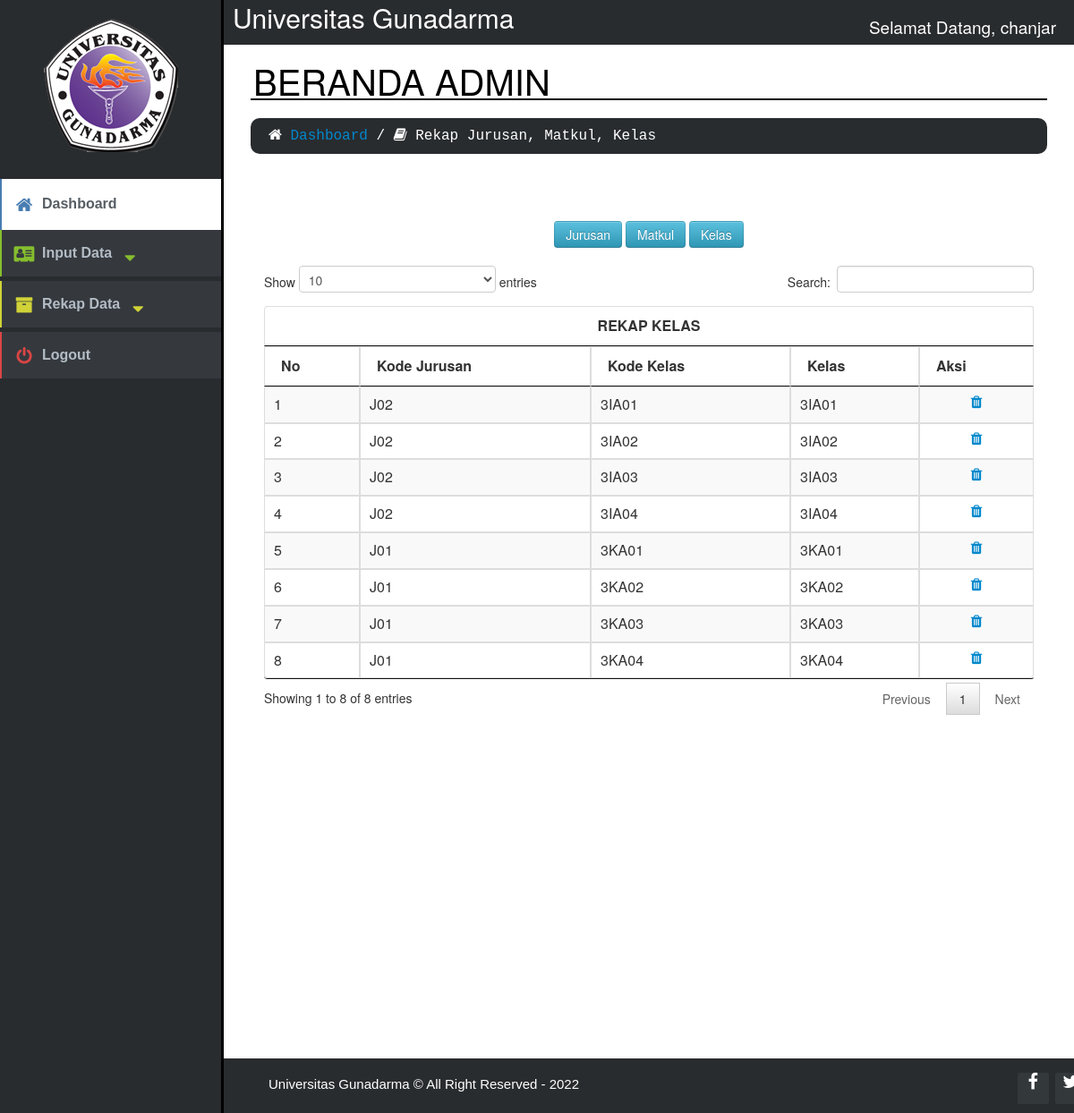
Screenshot of /admin/view_kelas.php (signed in) with the database file from the repository.
### tables this page shows
CREATE TABLE `kelas` (
  `kode_kelas` varchar(10) NOT NULL,
  `kelas` varchar(6) NOT NULL,
  `kode_jurusan` varchar(10) NOT NULL
);

### admin/view_kelas.php (the view, shortened to what this page needs)
<html>
<head>
	<link rel="stylesheet" type="text/css" href="../css/design.css">
	<link rel="stylesheet" type="text/css" href="../css/sidebar-collapse.css">
	<link rel="stylesheet" href="../css/font-awesome.min.css">
	<link href="../css/bootstrap.min.css" rel="stylesheet">
	<link href="assets/css/bootstrap.css" rel="stylesheet" media="screen">
	<link href="assets/css/jquery.dataTables.css" rel="stylesheet" media="screen">
</head>
<body>
	<aside class="sidebar-left-collapse">
		<a class="company-logo"><img src="../assets/images/ug.png"></a>
		<div class="sidebar-links">
			<div class="link-blue selected">
				<a href="admin.php">
					<i class="fa fa-home"></i>Dashboard
				</a>
				</div>
			<div class="link-green">
				<a href="#">
					<i class="fa fa-address-card"></i>Input Data<i class="fa fa-sort-desc"></i>
				</a>
			</div>
			<div class="link-yellow">
				<a href="#">
					<i class="fa fa-archive"></i>Rekap Data<i class="fa fa-sort-desc"></i>
				</a>
			</div>
			<div class="link-red">
				<a onclick="return konfirmasi()" href="logout.php">
					<i class="fa fa-power-off"></i>Logout
				</a>
			</div>
		</div>
	</aside>
<div class="header">Universitas Gunadarma
<li class="right">
Selamat Datang, <?php echo $_SESSION['username'] ?>
</li>
</div>
<div class="title">
	BERANDA ADMIN
</div>
	<div class="title-list">
	<i class="fa fa-home"></i> <a href="admin.php">Dashboard</a> / <i class="fa fa-book"></i> Rekap Jurusan, Matkul, Kelas
	</div>
<div class="panel-body">
<div class="table-responsive">
<center><a href="view_all.php"><button class="btn btn-info btn-lg" type="submit">Jurusan</button></a>
<a href="view_matkul.php"><button class="btn btn-info btn-lg" type="submit">Matkul</button></a>
<a href="view_kelas.php"><button class="btn btn-info btn-lg" type="submit">Kelas</button></a></center><br>
 <table id="example" class="table table-striped table-bordered table-hover" cellspacing="0">
				<thead>
				<tr><th colspan="15"><center>REKAP KELAS</center></th></tr>
				<tr>
				<th>No</th>
				<th>Kode Jurusan</th>
				<th>Kode Kelas</th>
				<th>Kelas</th>
				<th>Aksi</th>
				</tr>
				</thead>
				<tbody>
				<?php
				include "../proses/koneksi.php";
				$query=mysqli_query($koneksi,"select * from kelas");
				$no=1;
				while($var=mysqli_fetch_array($query)){
				?>
					<tr>
						<td><?php echo $no ?></td>
						<td><?php echo $var['kode_jurusan'];?></td>
						<td><?php echo $var['kode_kelas'];?></td>
						<td><?php echo $var['kelas'];?></td>
						<td><?php echo "<center><a class='fa fa-trash' title='Hapus' href='delete_kelas.php?kode_kelas=".$var['kode_kelas']."'></a></center>"; ?></td>
					</tr>
				<?php
				$no++;
				}
				?>
				</tbody>
 </table>
</div>
</div>
  </body>
  <?php
	include ('footer_admin.php');
  ?>
</html>

### css/design.css (style rules this page uses)
* { margin: 0; padding: 0; box-sizing: border-box; }
a { text-decoration: #b3bcc5; color: grey; }
.header { width: 100%; height: 50px; background-color: #292c2f; font-size: 30px; color: white; margin: 0 auto; padding-top: 10px; padding-left: 260px; }
.right { display: block; color: white; font-size: 19px; padding-top: 10px; padding-right: 20px; float: right; }
.title { font-size: 40px; color: black; border-bottom: 2px black solid; padding: 10px 0 10px 3px; margin: 20px 30px 20px 280px; }
.title-list { display: block; width: auto; height: auto; text-decoration: none; background-color: #292c2f; color: #FFFFFF; font-size: 16px; font-family: monospace; border-radius: 10px; padding: 10px 0 10px 20px; margin: 20px 30px 20px 280px; }
.table-responsive { margin: 40px 30px 20px 280px; height: 900px; }

### css/sidebar-collapse.css (style rules this page uses)
.sidebar-left-collapse { font-family: Arial, Helvetica, sans-serif; position: fixed; top: 0; left: 0; background-color: #292c2f; width: 250px; height: 100%; padding: 20px 0; border-right: 3px black solid; }
.sidebar-left-collapse > a { display: block; text-decoration: none; font-family: Cookie, cursive; width: 150px; height: 150px; margin: 0 auto; text-align: center; color: #ffffff; font-size: 44px; font-weight: normal; line-height: 2.6; border-radius: 50%; background-color: #292c2f; }
.sidebar-left-collapse .sidebar-links { margin: 30px auto; }
.sidebar-links div > a { display: block; text-decoration: none; margin: 0 auto 5px auto; padding: 10px 0 10px 5px; background-color: #35393e; text-align: left; color: #b3bcc5; font-size: 16px; font-weight: bold; line-height: 2; border-left-width: 2px; border-left-style: solid; }
.sidebar-links div.selected > a { background-color: #ffffff; color: #565d63; line-height: 2.3; margin: 0; }
.sidebar-links div > a i.fa { position: relative; font-size: 20px; top: 3px; width: 40px; text-align: center; }
.sidebar-links div.link-blue > a { border-color: #487db2; }
.sidebar-links div.link-blue > a i.fa { color: #487db2; }
.sidebar-links div.link-red > a { border-color: #da4545; }
.sidebar-links div.link-red > a i.fa { color: #da4545; }
.sidebar-links div.link-yellow > a { border-color: #d0d237; }
.sidebar-links div.link-yellow > a i.fa { color: #d0d237; }
.sidebar-links div.link-green > a { border-color: #86be2e; }
.sidebar-links div.link-green > a i.fa { color: #86be2e; }
body { margin: 0; padding: 0; }

### rows the page displays
kelas: kode_jurusan "J02", kode_kelas "3IA01", kelas "3IA01"
kelas: kode_jurusan "J02", kode_kelas "3IA02", kelas "3IA02"
kelas: kode_jurusan "J02", kode_kelas "3IA03", kelas "3IA03"
kelas: kode_jurusan "J02", kode_kelas "3IA04", kelas "3IA04"
kelas: kode_jurusan "J01", kode_kelas "3KA01", kelas "3KA01"
kelas: kode_jurusan "J01", kode_kelas "3KA02", kelas "3KA02"
kelas: kode_jurusan "J01", kode_kelas "3KA03", kelas "3KA03"
kelas: kode_jurusan "J01", kode_kelas "3KA04", kelas "3KA04"

### other values shown
$_SESSION['username'] "chanjar"
